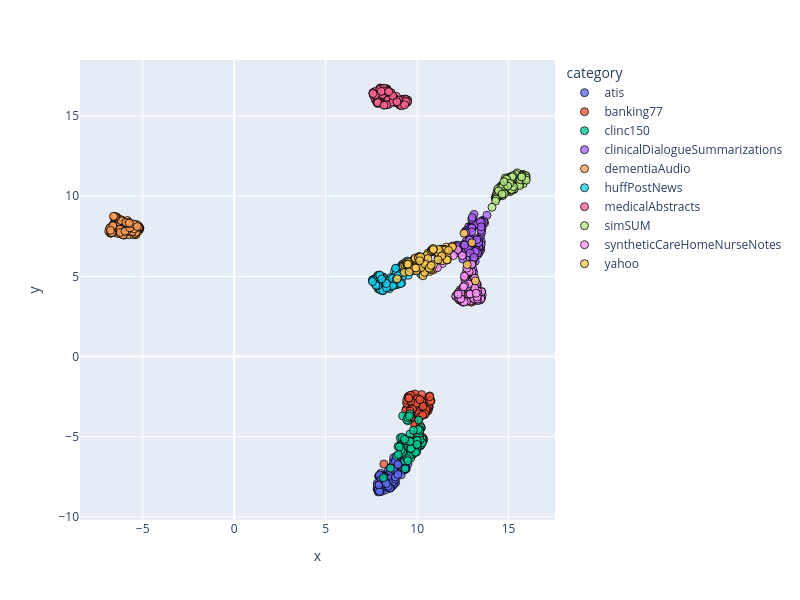

Notebook source saved alongside this figure:
### Code cell
dimensionality_reduction_plots(file_paths="./outputsTest/*/mean_model_zero_shot_classification.csv")

### Figure 1 — Plotly figure (JSON) as saved in the notebook; plotly's stock layout.template omitted (floating-point values rounded to 4 significant figures)
{"data": [{"customdata": [["atis_199"], ["atis_12"], ["atis_115"], ["atis_276"], ["atis_188"], ["atis_137"], ["atis_177"], ["atis_106"], ["atis_100"], ["atis_267"], ["atis_112"], ["atis_126"], ["atis_120"], ["atis_239"], ["atis_101"], ["atis_153"], ["atis_13"], ["atis_101"], ["atis_136"], ["atis_212"], ["atis_230"], ["atis_112"], ["atis_122"], ["atis_156"], ["atis_232"], ["atis_3"], ["atis_171"], ["atis_187"], ["atis_151"], ["atis_10"], ["atis_154"], ["atis_425"], ["atis_185"], ["atis_25"], ["atis_148"], ["atis_134"], ["atis_188"], ["atis_193"], ["atis_129"], ["atis_109"], ["atis_180"], ["atis_275"], ["atis_124"], ["atis_10"], ["atis_210"], ["atis_118"], ["atis_206"], ["atis_138"], ["atis_15"], ["atis_227"], ["atis_13"], ["atis_218"], ["atis_20"], ["atis_150"], ["atis_110"], ["atis_164"], ["atis_116"], ["atis_152"], ["atis_132"], ["atis_144"], ["atis_128"], ["atis_117"], ["atis_217"], ["atis_17"], ["atis_168"], ["atis_15"], ["atis_10"], ["atis_100"], ["atis_130"], ["atis_111"], ["atis_150"], ["atis_544"], ["atis_145"], ["atis_108"], ["atis_270"], ["atis_209"], ["atis_118"], ["atis_117"], ["atis_304"], ["atis_128"], ["atis_101"], ["atis_210"], ["atis_204"], ["atis_157"], ["atis_11"], ["atis_268"], ["atis_116"], ["atis_148"], ["atis_112"], ["atis_198"], ["atis_125"], ["atis_0"], ["atis_128"], ["atis_129"], ["atis_199"], ["atis_105"], ["atis_257"], ["atis_108"], ["atis_153"], ["atis_11"]], "hovertemplate": "category=atis<br>x=%{x}<br>y=%{y}<br>doc_id=%{customdata[0]}<extra></extra>", "legendgroup": "atis", "marker": {"color": "#636efa", "line": {"color": "black", "width": 1}, "opacity": 0.8, "size": 8, "symbol": "circle"}, "mode": "markers", "name": "atis", "orientation": "v", "showlegend": true, "type": "scatter", "x": [8.396, 9.284, 9.502, 7.881, 9.066, 8.129, 7.823, 8.719, 8.204, 8.905, 8.718, 8.646, 8.127, 8.907, 8.687, 8.649, 7.898, 8.221, 9.086, 8.568, 8.825, 9.161, 8.014, 9.409, 8.796, 8.819, 8.731, 8.74, 8.032, 8.533, 9.195, 7.893, 8.039, 7.913, 9.228, 8.095, 8.717, 8.498, 8.519, 8.107, 7.876, 8.37, 9.056, 8.698, 9.203, 7.812, 8.203, 7.842, 8.316, 8.948, 8.58, 8.484, 7.93, 8.936, 8.703, 8.719, 8.577, 8.044, 8.23, 8.8, 8.717, 8.419, 8.086, 8.669, 9.187, 8.168, 8.064, 8.442, 8.431, 9.615, 9.298, 8.811, 7.852, 9.103, 8.252, 7.827, 7.94, 9.35, 9.125, 8.265, 7.963, 8.422, 9.372, 7.94, 8.026, 8.546, 8.308, 8.705, 8.809, 8.153, 7.867, 7.948, 7.914, 8.815, 8.246, 8.521, 8.95, 8.414, 8.949, 8.315], "xaxis": "x", "y": [-7.303, -7.088, -6.684, -8.445, -6.333, -8.033, -7.905, -7.653, -7.422, -7.216, -7.372, -7.362, -7.675, -6.374, -8.03, -7.419, -8.298, -7.967, -7.167, -8.161, -7.861, -6.82, -7.28, -7.0, -6.827, -6.621, -7.804, -7.927, -7.526, -7.748, -7.04, -7.459, -8.089, -8.139, -6.387, -7.83, -6.679, -8.204, -6.932, -8.047, -8.354, -7.938, -6.691, -6.535, -6.681, -8.242, -7.848, -8.292, -7.952, -6.555, -7.071, -8.122, -7.455, -7.245, -7.067, -7.039, -7.562, -8.411, -7.855, -6.315, -6.306, -8.062, -7.42, -7.813, -5.951, -7.469, -7.469, -8.197, -7.059, -6.194, -6.3, -7.65, -8.277, -6.011, -8.319, -8.028, -7.476, -6.979, -7.374, -8.148, -8.324, -8.141, -6.911, -7.387, -7.677, -7.145, -7.897, -7.021, -6.521, -7.742, -8.318, -8.415, -8.003, -7.505, -7.783, -8.207, -6.739, -8.08, -7.349, -7.921], "yaxis": "y"}, {"customdata": [["atis_303"], ["atis_171"], ["atis_196"], ["atis_294"], ["atis_199"], ["atis_146"], ["atis_243"], ["atis_116"], ["atis_119"], ["atis_297"], ["atis_275"], ["atis_159"], ["atis_299"], ["atis_245"], ["atis_146"], ["atis_194"], ["atis_143"], ["atis_170"], ["atis_15"], ["atis_283"], ["atis_234"], ["atis_220"], ["atis_222"], ["atis_211"], ["atis_410"], ["atis_343"], ["atis_196"], ["atis_252"], ["atis_166"], ["atis_271"], ["atis_223"], ["atis_475"], ["atis_216"], ["atis_289"], ["atis_15"], ["atis_15"], ["atis_239"], ["atis_372"], ["atis_185"], ["atis_22"], ["atis_236"], ["atis_276"], ["atis_130"], ["atis_133"], ["atis_249"], ["atis_155"], ["atis_249"], ["atis_176"], ["atis_249"], ["atis_257"], ["atis_168"], ["atis_290"], ["atis_27"], ["atis_200"], ["atis_215"], ["atis_18"], ["atis_146"], ["atis_158"], ["atis_151"], ["atis_189"], ["atis_225"], ["atis_233"], ["atis_255"], ["atis_239"], ["atis_221"], ["atis_161"], ["atis_126"], ["atis_148"], ["atis_154"], ["atis_118"], ["atis_297"], ["atis_586"], ["atis_195"], ["atis_128"], ["atis_303"], ["atis_305"], ["atis_283"], ["atis_169"], ["atis_314"], ["atis_196"], ["atis_246"], ["atis_259"], ["atis_271"], ["atis_182"], ["atis_380"], ["atis_330"], ["atis_173"], ["atis_383"], ["atis_359"], ["atis_334"], ["atis_136"], ["atis_134"], ["atis_158"], ["atis_144"], ["atis_216"], ["atis_208"], ["atis_271"], ["atis_166"], ["atis_211"], ["atis_24"]], "hovertemplate": "category=banking77<br>x=%{x}<br>y=%{y}<br>doc_id=%{customdata[0]}<extra></extra>", "legendgroup": "banking77", "marker": {"color": "#EF553B", "line": {"color": "black", "width": 1}, "opacity": 0.8, "size": 8, "symbol": "circle"}, "mode": "markers", "name": "banking77", "orientation": "v", "showlegend": true, "type": "scatter", "x": [9.614, 9.51, 9.652, 9.621, 10.3, 9.618, 10.28, 10.42, 10.24, 9.526, 9.582, 9.415, 9.663, 9.705, 9.861, 10.48, 10.41, 10.27, 10.09, 10.21, 9.557, 9.512, 9.544, 9.76, 10.15, 9.937, 10.16, 10.01, 9.371, 10.16, 10.61, 9.652, 10.24, 9.892, 9.86, 10.65, 10.9, 9.582, 10.65, 10.69, 10.21, 10.24, 10.28, 9.991, 9.426, 10.2, 10.11, 9.833, 10.05, 10.37, 10.67, 9.903, 10.03, 10.37, 10.61, 10.17, 9.713, 10.26, 10.24, 9.679, 10.37, 9.745, 10.76, 10.54, 10.49, 10.73, 9.764, 9.987, 9.811, 12.96, 10.23, 9.916, 9.886, 10.49, 10.03, 9.428, 8.182, 10.04, 9.506, 10.1, 9.865, 10.08, 9.627, 10.32, 10.01, 10.42, 10.29, 10.69, 9.634, 10.17, 9.961, 9.653, 9.75, 9.531, 10.15, 10.18, 9.55, 10.07, 10.3, 9.609], "xaxis": "x", "y": [-3.298, -3.836, -3.622, -2.776, -2.642, -3.433, -3.458, -3.142, -3.163, -2.545, -2.44, -3.24, -3.386, -3.469, -2.626, -3.302, -3.621, -3.387, -3.253, -2.769, -2.594, -2.542, -2.615, -2.392, -4.593, -3.313, -5.068, -3.92, -3.385, -3.418, -3.365, -3.235, -2.863, -4.021, -2.497, -3.139, 5.421, -2.568, -3.14, -2.459, -3.499, -3.435, -3.58, -3.28, -2.903, -3.651, -3.779, -3.851, -3.974, -3.13, -2.731, -4.241, -2.697, -3.333, -3.107, -3.503, -3.567, -2.81, -2.369, -3.527, -5.162, -3.155, -2.757, -3.291, -3.469, -2.773, -3.07, -2.626, -4.867, 3.389, -4.432, -2.906, -2.331, -3.333, -2.653, -2.723, -6.702, -2.674, -2.502, -3.432, -4.259, -3.58, -3.488, -3.104, -2.618, -3.566, -5.029, -2.498, -2.41, -4.314, -2.914, -2.771, -3.288, -2.59, -2.685, -3.741, -2.587, -5.313, -3.651, -3.393], "yaxis": "y"}, {"customdata": [["atis_356"], ["atis_200"], ["atis_317"], ["atis_361"], ["atis_220"], ["atis_246"], ["atis_305"], ["atis_122"], ["atis_220"], ["atis_520"], ["atis_297"], ["atis_181"], ["atis_309"], ["atis_378"], ["atis_247"], ["atis_234"], ["atis_189"], ["atis_226"], ["atis_156"], ["atis_34"], ["atis_253"], ["atis_299"], ["atis_290"], ["atis_252"], ["atis_418"], ["atis_360"], ["atis_256"], ["atis_320"], ["atis_315"], ["atis_28"], ["atis_249"], ["atis_559"], ["atis_251"], ["atis_297"], ["atis_305"], ["atis_20"], ["atis_426"], ["atis_376"], ["atis_233"], ["atis_220"], ["atis_256"], ["atis_279"], ["atis_164"], ["atis_298"], ["atis_270"], ["atis_185"], ["atis_251"], ["atis_280"], ["atis_368"], ["atis_265"], ["atis_201"], ["atis_436"], ["atis_337"], ["atis_273"], ["atis_394"], ["atis_220"], ["atis_32"], ["atis_18"], ["atis_242"], ["atis_229"], ["atis_292"], ["atis_261"], ["atis_317"], ["atis_274"], ["atis_277"], ["atis_207"], ["atis_141"], ["atis_268"], ["atis_165"], ["atis_191"], ["atis_318"], ["atis_642"], ["atis_369"], ["atis_155"], ["atis_347"], ["atis_344"], ["atis_487"], ["atis_174"], ["atis_321"], ["atis_230"], ["atis_274"], ["atis_372"], ["atis_282"], ["atis_2"], ["atis_405"], ["atis_349"], ["atis_209"], ["atis_395"], ["atis_389"], ["atis_389"], ["atis_258"], ["atis_200"], ["atis_197"], ["atis_239"], ["atis_230"], ["atis_240"], ["atis_325"], ["atis_223"], ["atis_286"], ["atis_259"]], "hovertemplate": "category=clinc150<br>x=%{x}<br>y=%{y}<br>doc_id=%{customdata[0]}<extra></extra>", "legendgroup": "clinc150", "marker": {"color": "#00cc96", "line": {"color": "black", "width": 1}, "opacity": 0.8, "size": 8, "symbol": "circle"}, "mode": "markers", "name": "clinc150", "orientation": "v", "showlegend": true, "type": "scatter", "x": [9.474, 9.756, 10.11, 10.23, 9.65, 9.212, 9.727, 10.31, 8.158, 9.607, 10.28, 9.473, 9.426, 9.317, 9.208, 9.743, 9.709, 9.63, 9.203, 10.15, 9.42, 9.624, 9.284, 9.658, 9.49, 9.317, 9.316, 9.456, 9.11, 10.16, 9.341, 10.22, 9.92, 9.813, 9.075, 9.955, 10.16, 9.161, 9.101, 9.987, 9.81, 10.0, 9.832, 9.61, 10.22, 9.317, 10.21, 9.635, 9.917, 9.599, 9.431, 10.08, 9.436, 9.483, 9.521, 9.21, 9.978, 8.956, 9.678, 9.923, 9.607, 9.238, 9.217, 9.985, 9.523, 9.491, 9.577, 10.13, 9.122, 10.06, 8.544, 9.872, 10.28, 9.251, 9.761, 10.28, 10.04, 9.316, 9.638, 10.16, 9.662, 9.992, 9.968, 9.773, 9.911, 8.87, 9.342, 9.167, 8.968, 10.02, 9.692, 9.977, 9.789, 10.01, 9.656, 10.08, 9.609, 9.03, 9.316, 9.992], "xaxis": "x", "y": [-5.459, -6.109, -5.083, -5.364, -6.325, -5.579, -5.69, -5.224, -7.557, -5.33, -5.132, -5.233, -5.689, -6.507, -3.694, -5.838, -5.857, -5.795, -5.332, -4.96, -5.494, -5.721, -5.121, -5.992, -3.999, -6.059, -5.159, -6.291, -5.771, -5.582, -7.006, -4.436, -5.697, -5.897, -5.076, -5.249, -4.565, -5.546, -5.489, -5.174, -6.037, -5.507, -5.93, -4.828, -5.392, -5.687, -5.515, -5.318, -5.631, -6.163, -3.939, -4.9, -6.352, -3.792, -5.237, -6.034, -5.83, -5.601, -5.567, -5.482, -3.564, -5.833, -5.96, -5.442, -5.625, -6.497, -3.711, -4.622, -5.843, -4.545, -6.954, -5.538, -5.391, -5.093, -5.785, -5.366, -5.323, -5.194, -5.685, -5.211, -5.291, -5.687, -5.948, -5.303, -5.971, -6.207, -5.243, -5.027, -6.102, -5.405, -5.704, -5.23, -4.595, -5.237, -5.745, -3.955, -5.29, -5.632, -5.153, -5.482], "yaxis": "y"}, {"customdata": [["atis_36"], ["atis_223"], ["atis_421"], ["atis_394"], ["atis_24"], ["atis_385"], ["atis_316"], ["atis_187"], ["atis_313"], ["atis_547"], ["atis_337"], ["atis_227"], ["atis_324"], ["atis_463"], ["atis_361"], ["atis_294"], ["atis_206"], ["atis_28"], ["atis_239"], ["atis_39"], ["atis_261"], ["atis_313"], ["atis_457"], ["atis_360"], ["atis_453"], ["atis_398"], ["atis_430"], ["atis_324"], ["atis_357"], ["atis_335"], ["atis_269"], ["atis_562"], ["atis_26"], ["atis_409"], ["atis_32"], ["atis_241"], ["atis_488"], ["atis_407"], ["atis_447"], ["atis_235"], ["atis_292"], ["atis_303"], ["atis_252"], ["atis_347"], ["atis_386"], ["atis_325"], ["atis_311"], ["atis_437"], ["atis_417"], ["atis_356"], ["atis_210"], ["atis_455"], ["atis_404"], ["atis_336"], ["atis_396"], ["atis_239"], ["atis_42"], ["atis_379"], ["atis_38"], ["atis_317"], ["atis_338"], ["atis_304"], ["atis_454"], ["atis_300"], ["atis_304"], ["atis_254"], ["atis_237"], ["atis_345"], ["atis_188"], ["atis_246"], ["atis_389"], ["atis_645"], ["atis_407"], ["atis_21"], ["atis_355"], ["atis_367"], ["atis_488"], ["atis_318"], ["atis_334"], ["atis_276"], ["atis_427"], ["atis_412"], ["atis_302"], ["atis_27"], ["atis_441"], ["atis_397"], ["atis_276"], ["atis_468"], ["atis_430"], ["atis_398"], ["atis_310"], ["atis_213"], ["atis_224"], ["atis_381"], ["atis_237"], ["atis_288"], ["atis_338"], ["atis_326"], ["atis_300"], ["atis_337"]], "hovertemplate": "category=clinicalDialogueSummarizations<br>x=%{x}<br>y=%{y}<br>doc_id=%{customdata[0]}<extra></extra>", "legendgroup": "clinicalDialogueSummarizations", "marker": {"color": "#ab63fa", "line": {"color": "black", "width": 1}, "opacity": 0.8, "size": 8, "symbol": "circle"}, "mode": "markers", "name": "clinicalDialogueSummarizations", "orientation": "v", "showlegend": true, "type": "scatter", "x": [13.0, 13.04, 13.49, 13.64, 13.47, 12.85, 13.05, 13.09, 12.15, 12.97, 13.29, 11.97, 13.69, 12.97, 13.5, 12.26, 13.16, 13.55, 12.87, 12.67, 13.55, 13.17, 12.82, 13.02, 12.68, 13.38, 12.65, 12.75, 13.59, 13.42, 13.53, 12.3, 13.03, 13.11, 13.53, 13.51, 13.15, 13.38, 13.02, 13.09, 13.22, 13.47, 12.69, 13.45, 13.62, 13.04, 12.65, 13.1, 13.37, 12.97, 12.96, 13.34, 13.49, 12.98, 7.849, 13.65, 12.5, 12.22, 13.23, 13.07, 12.99, 13.5, 13.39, 12.51, 13.04, 12.41, 13.21, 13.82, 12.95, 13.2, 12.96, 13.28, 12.01, 13.52, 13.34, 13.37, 13.0, 12.73, 13.45, 12.59, 13.01, 12.97, 13.37, 12.58, 11.69, 12.62, 13.25, 13.18, 12.69, 13.35, 13.31, 12.79, 13.5, 12.87, 12.98, 13.17, 13.27, 12.59, 12.89, 13.11], "xaxis": "x", "y": [8.177, 8.562, 8.162, 8.483, 7.528, 8.099, 6.479, 7.387, 6.95, 8.198, 6.334, 6.835, 8.335, 8.068, 8.234, 6.944, 7.206, 8.014, 7.396, 7.173, 8.423, 5.944, 8.099, 5.893, 6.722, 6.467, 7.824, 6.025, 8.498, 6.823, 8.3, 6.453, 8.266, 8.867, 7.759, 7.184, 6.436, 6.637, 6.668, 5.255, 8.284, 6.658, 7.859, 6.801, 8.449, 5.487, 5.072, 8.163, 7.314, 6.654, 8.092, 8.287, 7.881, 5.75, 15.85, 8.416, 6.083, 6.846, 8.277, 6.044, 8.558, 6.999, 6.8, 6.798, 6.775, 6.561, 4.43, 8.817, 8.018, 6.773, 6.761, 6.9, 6.675, 8.367, 6.613, 6.827, 8.026, 7.782, 8.415, 6.912, 8.684, 7.11, 7.144, 7.016, 6.715, 6.742, 6.633, 6.421, 6.658, 7.097, 6.48, 6.755, 8.094, 7.279, 7.783, 6.563, 7.286, 6.956, 6.452, 6.19], "yaxis": "y"}, {"customdata": [["atis_405"], ["atis_232"], ["atis_424"], ["atis_402"], ["atis_364"], ["atis_416"], ["atis_365"], ["atis_288"], ["atis_316"], ["atis_553"], ["atis_403"], ["atis_380"], ["atis_329"], ["atis_488"], ["atis_364"], ["atis_386"], ["atis_284"], ["atis_280"], ["atis_392"], ["atis_428"], ["atis_447"], ["atis_441"], ["atis_474"], ["atis_510"], ["atis_467"], ["atis_512"], ["atis_44"], ["atis_338"], ["atis_537"], ["atis_405"], ["atis_325"], ["atis_57"], ["atis_298"], ["atis_455"], ["atis_424"], ["atis_473"], ["atis_514"], ["atis_448"], ["atis_46"], ["atis_280"], ["atis_420"], ["atis_316"], ["atis_352"], ["atis_479"], ["atis_397"], ["atis_391"], ["atis_456"], ["atis_525"], ["atis_554"], ["atis_383"], ["atis_32"], ["atis_513"], ["atis_407"], ["atis_348"], ["atis_428"], ["atis_244"], ["atis_490"], ["atis_41"], ["atis_525"], ["atis_523"], ["atis_351"], ["atis_334"], ["atis_464"], ["atis_421"], ["atis_320"], ["atis_278"], ["atis_386"], ["atis_351"], ["atis_228"], ["atis_289"], ["atis_563"], ["atis_646"], ["atis_451"], ["atis_381"], ["atis_368"], ["atis_400"], ["atis_526"], ["atis_360"], ["atis_401"], ["atis_478"], ["atis_469"], ["atis_422"], ["atis_353"], ["atis_279"], ["atis_467"], ["atis_503"], ["atis_285"], ["atis_469"], ["atis_465"], ["atis_494"], ["atis_516"], ["atis_264"], ["atis_243"], ["atis_392"], ["atis_250"], ["atis_325"], ["atis_454"], ["atis_403"], ["atis_34"], ["atis_388"]], "hovertemplate": "category=dementiaAudio<br>x=%{x}<br>y=%{y}<br>doc_id=%{customdata[0]}<extra></extra>", "legendgroup": "dementiaAudio", "marker": {"color": "#FFA15A", "line": {"color": "black", "width": 1}, "opacity": 0.8, "size": 8, "symbol": "circle"}, "mode": "markers", "name": "dementiaAudio", "orientation": "v", "showlegend": true, "type": "scatter", "x": [-6.811, -6.454, -5.733, -5.583, -6.147, -6.522, -5.414, -6.139, -6.57, -6.54, -6.604, -6.26, -6.022, -5.394, -6.134, -5.228, -5.959, -5.873, -5.662, -5.241, -6.379, -6.526, -5.164, -5.478, -5.874, -6.734, -5.842, -6.531, -6.733, -6.542, -5.152, -6.764, -5.995, -6.159, -6.545, -6.362, -5.221, -6.204, -5.977, -5.303, -6.286, -6.181, -5.964, -6.72, -5.188, -5.83, -6.302, -5.966, -6.43, -5.746, -5.393, -5.206, -5.796, -6.085, -5.498, -6.709, -5.766, -5.807, -6.739, -5.614, -5.316, -6.292, -6.181, -6.37, -6.253, -5.372, -6.186, -5.874, -6.474, -5.419, -5.853, -6.644, -5.354, -5.876, -5.792, -6.182, -6.657, -5.573, -5.804, -5.873, -6.074, -6.857, -5.21, -6.744, -6.227, -6.536, -5.317, -5.97, -6.805, -5.462, -6.687, -5.712, -5.496, -6.632, -5.295, -5.806, -6.761, -5.928, -5.733, -6.601], "xaxis": "x", "y": [7.946, 7.867, 8.27, 8.256, 7.685, 8.405, 8.232, 8.192, 7.879, 8.633, 8.23, 8.373, 7.648, 8.117, 7.758, 7.836, 7.807, 8.263, 7.983, 8.132, 7.686, 8.712, 7.951, 8.122, 7.764, 7.857, 8.49, 8.323, 7.709, 8.663, 8.024, 7.697, 7.577, 7.71, 7.798, 8.614, 8.12, 7.788, 8.009, 8.159, 8.043, 8.451, 7.914, 7.839, 8.024, 7.887, 8.383, 8.217, 8.712, 7.598, 7.653, 8.07, 8.007, 7.704, 7.601, 7.905, 8.375, 7.825, 8.073, 7.849, 7.994, 7.798, 8.537, 8.617, 7.944, 7.603, 8.479, 8.296, 8.7, 7.678, 8.098, 8.157, 7.758, 8.312, 8.098, 7.652, 7.754, 7.789, 8.251, 7.818, 7.583, 7.808, 8.074, 7.719, 7.739, 8.738, 8.229, 7.824, 8.009, 7.975, 7.73, 8.036, 8.269, 8.165, 8.111, 8.308, 7.875, 8.368, 8.335, 8.748], "yaxis": "y"}, {"customdata": [["atis_434"], ["atis_29"], ["atis_510"], ["atis_407"], ["atis_392"], ["atis_641"], ["atis_455"], ["atis_305"], ["atis_432"], ["atis_578"], ["atis_413"], ["atis_46"], ["atis_34"], ["atis_52"], ["atis_368"], ["atis_445"], ["atis_345"], ["atis_338"], ["atis_487"], ["atis_438"], ["atis_493"], ["atis_493"], ["atis_486"], ["atis_523"], ["atis_620"], ["atis_518"], ["atis_443"], ["atis_541"], ["atis_612"], ["atis_460"], ["atis_392"], ["atis_587"], ["atis_307"], ["atis_482"], ["atis_466"], ["atis_504"], ["atis_54"], ["atis_478"], ["atis_481"], ["atis_338"], ["atis_443"], ["atis_323"], ["atis_388"], ["atis_533"], ["atis_505"], ["atis_543"], ["atis_50"], ["atis_547"], ["atis_577"], ["atis_405"], ["atis_356"], ["atis_538"], ["atis_408"], ["atis_392"], ["atis_490"], ["atis_374"], ["atis_543"], ["atis_422"], ["atis_577"], ["atis_529"], ["atis_410"], ["atis_424"], ["atis_470"], ["atis_471"], ["atis_382"], ["atis_335"], ["atis_458"], ["atis_410"], ["atis_258"], ["atis_293"], ["atis_567"], ["atis_692"], ["atis_475"], ["atis_384"], ["atis_375"], ["atis_607"], ["atis_538"], ["atis_399"], ["atis_48"], ["atis_546"], ["atis_495"], ["atis_462"], ["atis_507"], ["atis_425"], ["atis_552"], ["atis_524"], ["atis_360"], ["atis_545"], ["atis_472"], ["atis_511"], ["atis_602"], ["atis_294"], ["atis_369"], ["atis_469"], ["atis_327"], ["atis_389"], ["atis_476"], ["atis_443"], ["atis_350"], ["atis_391"]], "hovertemplate": "category=huffPostNews<br>x=%{x}<br>y=%{y}<br>doc_id=%{customdata[0]}<extra></extra>", "legendgroup": "huffPostNews", "marker": {"color": "#19d3f3", "line": {"color": "black", "width": 1}, "opacity": 0.8, "size": 8, "symbol": "circle"}, "mode": "markers", "name": "huffPostNews", "orientation": "v", "showlegend": true, "type": "scatter", "x": [8.057, 8.205, 7.992, 8.609, 8.22, 8.481, 8.919, 7.608, 8.803, 8.821, 7.701, 7.644, 8.766, 9.02, 8.533, 7.578, 9.181, 8.172, 7.629, 9.784, 8.344, 9.511, 8.003, 8.56, 11.03, 9.057, 10.08, 8.061, 9.835, 9.128, 8.108, 8.093, 10.52, 9.137, 8.952, 9.185, 7.87, 8.126, 9.156, 10.19, 7.659, 8.927, 9.448, 9.381, 7.811, 7.766, 8.608, 8.323, 8.939, 7.591, 8.807, 8.316, 7.926, 8.856, 7.774, 8.451, 9.056, 8.73, 9.265, 8.76, 7.843, 8.107, 8.265, 8.14, 8.697, 7.917, 7.647, 9.117, 8.761, 7.977, 9.762, 7.553, 8.435, 8.016, 9.79, 7.996, 8.727, 8.661, 8.121, 8.87, 9.216, 9.738, 7.86, 8.05, 8.641, 7.867, 7.963, 8.329, 7.719, 7.754, 8.321, 7.952, 8.819, 9.097, 8.058, 7.563, 8.856, 8.966, 9.949, 9.315], "xaxis": "x", "y": [4.79, 4.433, 4.99, 4.428, 4.279, 4.234, 4.942, 4.726, 4.491, 4.468, 4.824, 4.805, 4.812, 4.777, 4.361, 4.758, 5.71, 4.715, 4.794, 5.358, 4.703, 5.07, 4.948, 4.929, 5.761, 5.519, 5.727, 4.657, 6.043, 5.539, 4.248, 4.958, 5.456, 5.335, 4.507, 4.968, 4.235, 4.109, 4.597, 5.157, 4.649, 4.825, 5.959, 5.6, 4.959, 4.836, 4.735, 4.58, 5.445, 4.805, 4.843, 4.374, 5.073, 5.502, 4.468, 4.729, 5.18, 4.758, 5.661, 5.304, 5.066, 4.302, 4.328, 4.965, 4.828, 4.236, 4.786, 5.625, 4.496, 4.216, 5.423, 4.765, 4.416, 4.851, 5.702, 4.15, 4.949, 4.412, 4.125, 5.225, 5.77, 5.751, 4.435, 4.948, 4.88, 4.979, 5.016, 4.289, 4.522, 4.442, 4.557, 5.089, 5.507, 4.552, 4.838, 4.673, 4.808, 5.041, 5.457, 5.577], "yaxis": "y"}, {"customdata": [["atis_436"], ["atis_387"], ["atis_524"], ["atis_469"], ["atis_441"], ["atis_643"], ["atis_493"], ["atis_372"], ["atis_446"], ["atis_636"], ["atis_514"], ["atis_614"], ["atis_364"], ["atis_582"], ["atis_459"], ["atis_454"], ["atis_622"], ["atis_382"], ["atis_488"], ["atis_487"], ["atis_609"], ["atis_524"], ["atis_539"], ["atis_647"], ["atis_655"], ["atis_605"], ["atis_455"], ["atis_58"], ["atis_658"], ["atis_521"], ["atis_422"], ["atis_599"], ["atis_426"], ["atis_531"], ["atis_470"], ["atis_545"], ["atis_597"], ["atis_498"], ["atis_535"], ["atis_396"], ["atis_502"], ["atis_389"], ["atis_475"], ["atis_580"], ["atis_52"], ["atis_593"], ["atis_656"], ["atis_574"], ["atis_630"], ["atis_439"], ["atis_415"], ["atis_660"], ["atis_479"], ["atis_537"], ["atis_512"], ["atis_379"], ["atis_618"], ["atis_482"], ["atis_673"], ["atis_573"], ["atis_426"], ["atis_483"], ["atis_479"], ["atis_530"], ["atis_413"], ["atis_40"], ["atis_586"], ["atis_551"], ["atis_356"], ["atis_378"], ["atis_586"], ["atis_694"], ["atis_483"], ["atis_568"], ["atis_395"], ["atis_621"], ["atis_57"], ["atis_536"], ["atis_558"], ["atis_599"], ["atis_521"], ["atis_478"], ["atis_595"], ["atis_540"], ["atis_6"], ["atis_531"], ["atis_385"], ["atis_581"], ["atis_603"], ["atis_517"], ["atis_614"], ["atis_384"], ["atis_48"], ["atis_495"], ["atis_410"], ["atis_489"], ["atis_522"], ["atis_491"], ["atis_527"], ["atis_439"]], "hovertemplate": "category=medicalAbstracts<br>x=%{x}<br>y=%{y}<br>doc_id=%{customdata[0]}<extra></extra>", "legendgroup": "medicalAbstracts", "marker": {"color": "#FF6692", "line": {"color": "black", "width": 1}, "opacity": 0.8, "size": 8, "symbol": "circle"}, "mode": "markers", "name": "medicalAbstracts", "orientation": "v", "showlegend": true, "type": "scatter", "x": [8.862, 9.117, 8.164, 9.121, 7.693, 8.107, 8.958, 8.056, 8.278, 9.318, 8.519, 7.9, 8.347, 8.347, 8.302, 7.925, 7.615, 9.065, 7.982, 8.235, 9.333, 8.87, 9.059, 8.075, 8.392, 8.275, 8.267, 7.718, 9.25, 7.83, 8.098, 8.065, 7.992, 9.183, 8.227, 9.319, 9.279, 7.857, 9.344, 8.325, 8.067, 9.479, 9.098, 7.962, 8.175, 8.082, 8.329, 9.324, 8.383, 7.72, 8.754, 9.46, 7.863, 8.691, 8.547, 7.775, 8.589, 7.842, 8.739, 7.587, 7.987, 9.234, 7.629, 7.766, 7.708, 7.69, 7.583, 9.397, 7.966, 8.366, 8.193, 7.772, 8.11, 9.264, 9.473, 8.418, 9.006, 7.832, 9.372, 8.895, 8.902, 8.94, 8.508, 7.807, 9.15, 7.858, 9.321, 8.581, 8.456, 8.668, 8.665, 8.36, 8.192, 8.901, 7.72, 8.036, 8.329, 8.185, 8.447, 7.584], "xaxis": "x", "y": [15.94, 15.93, 15.74, 15.78, 16.26, 16.45, 15.82, 15.82, 16.64, 15.97, 16.47, 16.02, 16.66, 16.71, 16.13, 15.9, 16.29, 15.68, 16.4, 16.53, 15.8, 16.24, 15.7, 16.64, 16.6, 15.8, 15.72, 16.31, 16.04, 16.22, 16.06, 16.7, 16.75, 16.04, 16.06, 15.78, 15.79, 16.12, 16.07, 16.63, 16.28, 16.01, 15.81, 16.7, 16.69, 16.69, 15.96, 15.89, 15.89, 16.04, 16.13, 15.87, 16.25, 16.0, 16.45, 15.9, 16.28, 15.78, 16.11, 16.44, 16.74, 15.73, 16.5, 16.57, 16.32, 16.1, 16.44, 16.04, 16.67, 15.91, 16.74, 16.23, 16.35, 15.8, 15.91, 16.03, 16.0, 15.96, 15.91, 15.83, 15.82, 15.8, 16.45, 15.85, 15.65, 15.84, 15.71, 16.46, 15.74, 15.87, 16.27, 16.57, 16.58, 15.89, 16.31, 16.54, 15.71, 15.68, 16.53, 16.41], "yaxis": "y"}, {"customdata": [["atis_533"], ["atis_406"], ["atis_539"], ["atis_536"], ["atis_468"], ["atis_662"], ["atis_503"], ["atis_584"], ["atis_495"], ["atis_651"], ["atis_615"], ["atis_629"], ["atis_5"], ["atis_698"], ["atis_66"], ["atis_497"], ["atis_624"], ["atis_482"], ["atis_514"], ["atis_6"], ["atis_610"], ["atis_592"], ["atis_557"], ["atis_692"], ["atis_716"], ["atis_698"], ["atis_575"], ["atis_6"], ["atis_714"], ["atis_593"], ["atis_502"], ["atis_643"], ["atis_501"], ["atis_59"], ["atis_575"], ["atis_637"], ["atis_600"], ["atis_523"], ["atis_628"], ["atis_432"], ["atis_572"], ["atis_470"], ["atis_481"], ["atis_590"], ["atis_579"], ["atis_680"], ["atis_691"], ["atis_616"], ["atis_64"], ["atis_494"], ["atis_503"], ["atis_663"], ["atis_512"], ["atis_561"], ["atis_538"], ["atis_402"], ["atis_688"], ["atis_510"], ["atis_680"], ["atis_603"], ["atis_496"], ["atis_612"], ["atis_55"], ["atis_570"], ["atis_533"], ["atis_518"], ["atis_587"], ["atis_65"], ["atis_436"], ["atis_52"], ["atis_588"], ["atis_701"], ["atis_554"], ["atis_581"], ["atis_527"], ["atis_648"], ["atis_624"], ["atis_575"], ["atis_588"], ["atis_612"], ["atis_685"], ["atis_64"], ["atis_656"], ["atis_564"], ["atis_613"], ["atis_617"], ["atis_622"], ["atis_675"], ["atis_610"], ["atis_617"], ["atis_624"], ["atis_385"], ["atis_634"], ["atis_611"], ["atis_626"], ["atis_527"], ["atis_523"], ["atis_558"], ["atis_645"], ["atis_50"]], "hovertemplate": "category=simSUM<br>x=%{x}<br>y=%{y}<br>doc_id=%{customdata[0]}<extra></extra>", "legendgroup": "simSUM", "marker": {"color": "#B6E880", "line": {"color": "black", "width": 1}, "opacity": 0.8, "size": 8, "symbol": "circle"}, "mode": "markers", "name": "simSUM", "orientation": "v", "showlegend": true, "type": "scatter", "x": [14.38, 14.4, 15.69, 14.99, 15.08, 15.05, 15.62, 15.06, 15.0, 15.05, 15.79, 15.84, 15.09, 15.06, 14.59, 15.75, 14.36, 14.42, 15.47, 14.87, 15.77, 15.26, 15.02, 15.52, 15.49, 14.33, 15.8, 14.34, 15.94, 14.83, 14.53, 14.62, 14.37, 14.66, 15.92, 14.81, 15.16, 15.39, 15.02, 14.27, 15.0, 15.46, 15.28, 14.33, 15.12, 14.53, 14.48, 15.64, 14.39, 14.3, 15.93, 15.84, 15.57, 14.79, 15.81, 15.18, 15.23, 14.66, 15.54, 15.08, 15.47, 14.65, 15.43, 15.24, 14.41, 14.31, 15.1, 15.92, 15.59, 15.19, 15.95, 14.62, 15.22, 14.88, 14.93, 15.29, 14.68, 15.12, 15.95, 15.64, 15.71, 15.18, 14.82, 15.13, 14.72, 14.76, 15.2, 15.72, 15.17, 14.45, 14.29, 14.89, 15.96, 14.09, 15.27, 15.06, 14.95, 14.64, 14.74, 15.71], "xaxis": "x", "y": [10.02, 9.977, 11.23, 10.99, 10.28, 11.13, 11.27, 10.46, 10.71, 10.36, 10.79, 11.16, 11.08, 11.19, 10.65, 11.36, 9.914, 10.1, 11.16, 11.12, 11.12, 11.21, 10.54, 11.14, 10.71, 10.09, 11.22, 9.938, 11.24, 11.07, 10.56, 10.11, 10.29, 10.04, 11.18, 10.78, 10.7, 11.34, 10.44, 9.937, 11.14, 11.19, 10.43, 10.08, 11.05, 10.04, 10.08, 10.83, 9.964, 9.917, 11.12, 11.34, 11.01, 10.9, 11.31, 10.97, 11.21, 10.18, 10.77, 11.19, 11.46, 10.18, 11.35, 10.41, 10.46, 9.828, 10.88, 11.24, 10.66, 10.98, 11.29, 10.56, 11.29, 10.76, 10.39, 10.44, 10.62, 10.45, 11.15, 11.03, 11.26, 10.43, 11.14, 10.82, 10.29, 10.16, 11.21, 11.27, 10.42, 10.34, 9.698, 11.07, 11.01, 9.317, 10.6, 10.8, 10.64, 10.13, 10.91, 11.2], "yaxis": "y"}, {"customdata": [["atis_536"], ["atis_43"], ["atis_570"], ["atis_660"], ["atis_662"], ["atis_712"], ["atis_504"], ["atis_672"], ["atis_510"], ["atis_83"], ["atis_73"], ["atis_64"], ["atis_536"], ["atis_78"], ["atis_693"], ["atis_5"], ["atis_675"], ["atis_705"], ["atis_663"], ["atis_685"], ["atis_650"], ["atis_604"], ["atis_558"], ["atis_7"], ["atis_9"], ["atis_78"], ["atis_673"], ["atis_668"], ["atis_717"], ["atis_602"], ["atis_592"], ["atis_677"], ["atis_562"], ["atis_66"], ["atis_636"], ["atis_655"], ["atis_619"], ["atis_638"], ["atis_638"], ["atis_433"], ["atis_591"], ["atis_699"], ["atis_519"], ["atis_602"], ["atis_647"], ["atis_708"], ["atis_90"], ["atis_655"], ["atis_69"], ["atis_623"], ["atis_657"], ["atis_688"], ["atis_519"], ["atis_619"], ["atis_565"], ["atis_461"], ["atis_711"], ["atis_553"], ["atis_685"], ["atis_61"], ["atis_555"], ["atis_638"], ["atis_560"], ["atis_618"], ["atis_697"], ["atis_537"], ["atis_606"], ["atis_696"], ["atis_685"], ["atis_529"], ["atis_66"], ["atis_71"], ["atis_594"], ["atis_601"], ["atis_569"], ["atis_660"], ["atis_77"], ["atis_58"], ["atis_713"], ["atis_666"], ["atis_687"], ["atis_695"], ["atis_67"], ["atis_642"], ["atis_648"], ["atis_646"], ["atis_706"], ["atis_70"], ["atis_640"], ["atis_712"], ["atis_706"], ["atis_604"], ["atis_649"], ["atis_629"], ["atis_662"], ["atis_622"], ["atis_556"], ["atis_616"], ["atis_663"], ["atis_530"]], "hovertemplate": "category=syntheticCareHomeNurseNotes<br>x=%{x}<br>y=%{y}<br>doc_id=%{customdata[0]}<extra></extra>", "legendgroup": "syntheticCareHomeNurseNotes", "marker": {"color": "#FF97FF", "line": {"color": "black", "width": 1}, "opacity": 0.8, "size": 8, "symbol": "circle"}, "mode": "markers", "name": "syntheticCareHomeNurseNotes", "orientation": "v", "showlegend": true, "type": "scatter", "x": [12.98, 13.44, 12.69, 13.51, 13.07, 11.38, 13.36, 13.11, 13.0, 12.88, 12.3, 12.21, 13.32, 12.5, 12.45, 13.3, 13.08, 13.42, 12.99, 12.92, 12.66, 13.53, 11.11, 13.02, 12.61, 13.2, 11.99, 12.65, 12.83, 13.56, 12.36, 12.77, 12.53, 13.52, 13.5, 13.28, 13.16, 13.12, 13.15, 12.38, 13.16, 13.48, 13.26, 13.16, 12.71, 12.5, 13.52, 12.47, 12.77, 12.36, 12.35, 12.65, 12.21, 12.87, 12.92, 13.31, 12.12, 12.11, 13.29, 12.28, 12.49, 12.24, 13.17, 12.62, 12.99, 12.82, 13.16, 13.08, 12.41, 12.99, 12.22, 13.25, 12.5, 13.01, 12.32, 12.56, 13.29, 13.15, 12.7, 12.82, 12.72, 12.4, 13.15, 13.32, 12.62, 12.69, 12.67, 12.84, 12.71, 12.82, 12.6, 12.54, 12.57, 12.58, 12.39, 12.9, 13.28, 11.57, 12.24, 13.23], "xaxis": "x", "y": [3.841, 3.53, 3.643, 3.64, 3.489, 5.803, 3.755, 4.925, 5.279, 3.997, 3.531, 6.666, 3.59, 4.207, 3.455, 4.475, 3.68, 3.585, 4.012, 3.472, 5.024, 4.062, 5.549, 4.393, 4.88, 4.22, 6.305, 5.014, 4.629, 3.869, 4.071, 4.352, 3.44, 3.677, 3.738, 3.529, 3.872, 4.433, 3.757, 3.526, 3.943, 3.584, 4.401, 4.254, 3.998, 3.394, 4.038, 6.3, 4.056, 4.171, 3.583, 7.711, 3.885, 5.736, 3.968, 4.096, 3.753, 3.771, 3.488, 4.024, 4.282, 3.644, 4.607, 4.707, 4.397, 3.814, 3.551, 3.634, 3.609, 5.751, 3.905, 4.583, 3.681, 4.555, 3.607, 4.325, 3.593, 4.274, 3.446, 3.896, 4.332, 3.951, 4.894, 3.889, 4.932, 5.154, 5.213, 5.305, 5.515, 4.535, 4.429, 4.357, 3.405, 5.008, 3.613, 3.906, 3.727, 6.195, 3.89, 3.954], "yaxis": "y"}, {"customdata": [["atis_697"], ["atis_605"], ["atis_662"], ["atis_72"], ["atis_77"], ["atis_715"], ["atis_543"], ["atis_74"], ["atis_569"], ["atis_93"], ["atis_89"], ["atis_651"], ["atis_580"], ["atis_93"], ["atis_698"], ["atis_567"], ["atis_695"], ["atis_74"], ["atis_701"], ["atis_7"], ["atis_699"], ["atis_697"], ["atis_660"], ["atis_721"], ["atis_97"], ["atis_94"], ["atis_79"], ["atis_688"], ["atis_81"], ["atis_715"], ["atis_90"], ["atis_716"], ["atis_62"], ["atis_84"], ["atis_681"], ["atis_686"], ["atis_676"], ["atis_66"], ["atis_72"], ["atis_599"], ["atis_635"], ["atis_80"], ["atis_525"], ["atis_98"], ["atis_713"], ["atis_78"], ["atis_99"], ["atis_9"], ["atis_719"], ["atis_82"], ["atis_663"], ["atis_94"], ["atis_603"], ["atis_91"], ["atis_651"], ["atis_620"], ["atis_714"], ["atis_655"], ["atis_703"], ["atis_7"], ["atis_642"], ["atis_89"], ["atis_630"], ["atis_82"], ["atis_7"], ["atis_648"], ["atis_703"], ["atis_700"], ["atis_710"], ["atis_63"], ["atis_666"], ["atis_715"], ["atis_695"], ["atis_704"], ["atis_594"], ["atis_97"], ["atis_85"], ["atis_85"], ["atis_87"], ["atis_73"], ["atis_7"], ["atis_9"], ["atis_97"], ["atis_679"], ["atis_77"], ["atis_719"], ["atis_719"], ["atis_84"], ["atis_684"], ["atis_719"], ["atis_99"], ["atis_700"], ["atis_654"], ["atis_68"], ["atis_94"], ["atis_96"], ["atis_620"], ["atis_681"], ["atis_714"], ["atis_637"]], "hovertemplate": "category=yahoo<br>x=%{x}<br>y=%{y}<br>doc_id=%{customdata[0]}<extra></extra>", "legendgroup": "yahoo", "marker": {"color": "#FECB52", "line": {"color": "black", "width": 1}, "opacity": 0.8, "size": 8, "symbol": "circle"}, "mode": "markers", "name": "yahoo", "orientation": "v", "showlegend": true, "type": "scatter", "x": [11.41, 11.6, 11.28, 9.963, 12.56, 10.23, 9.856, 12.74, 10.26, 11.53, 11.56, 11.49, 9.894, 9.324, 10.68, 10.47, 9.234, 10.31, 10.72, 10.69, 10.34, 10.12, 9.323, 11.92, 9.513, 9.408, 9.856, 11.42, 9.285, 11.21, 9.77, 11.44, 10.32, 10.08, 10.1, 11.65, 10.41, 10.59, 11.56, 10.2, 10.43, 11.32, 10.2, 10.46, 10.32, 11.19, 11.31, 9.519, 11.41, 10.89, 10.61, 11.54, 9.914, 9.446, 10.41, 10.77, 11.49, 10.38, 11.18, 9.889, 10.4, 10.34, 9.454, 11.65, 13.19, 10.2, 9.505, 11.28, 10.53, 11.14, 11.02, 10.07, 11.25, 11.93, 10.08, 10.79, 10.76, 11.72, 13.0, 10.82, 10.59, 11.14, 9.953, 11.17, 11.63, 10.69, 10.88, 10.87, 10.45, 10.19, 10.88, 9.855, 10.66, 9.57, 10.76, 10.14, 11.35, 8.91, 11.14, 9.932], "xaxis": "x", "y": [6.208, 6.838, 6.641, 6.048, 7.696, 5.586, 6.1, 5.739, 5.533, 6.67, 6.659, 6.28, 5.626, 5.826, 5.496, 6.199, 5.651, 5.78, 6.505, 5.307, 6.097, 6.116, 5.726, 6.892, 5.807, 5.849, 6.015, 6.508, 5.25, 6.388, 5.485, 6.074, 5.15, 6.145, 6.247, 6.219, 5.563, 5.582, 6.656, 5.535, 5.995, 6.702, 6.054, 5.38, 5.041, 6.624, 6.694, 5.893, 5.981, 5.738, 6.469, 6.669, 6.082, 5.711, 5.259, 5.418, 6.633, 5.844, 6.389, 6.144, 5.783, 6.15, 5.771, 6.025, 4.725, 5.543, 5.763, 6.269, 6.318, 6.292, 6.537, 6.158, 6.535, 6.829, 6.169, 6.654, 6.555, 6.627, 7.103, 6.612, 6.116, 6.489, 5.354, 6.685, 6.036, 5.472, 6.658, 6.745, 5.76, 6.219, 6.675, 5.543, 5.525, 5.285, 5.685, 5.977, 6.279, 4.859, 6.04, 5.526], "yaxis": "y"}], "layout": {"height": 600, "legend": {"title": {"text": "category"}, "tracegroupgap": 0}, "margin": {"t": 60}, "width": 800, "xaxis": {"anchor": "y", "domain": [0, 1], "title": {"text": "x"}}, "yaxis": {"anchor": "x", "domain": [0, 1], "title": {"text": "y"}}}}
